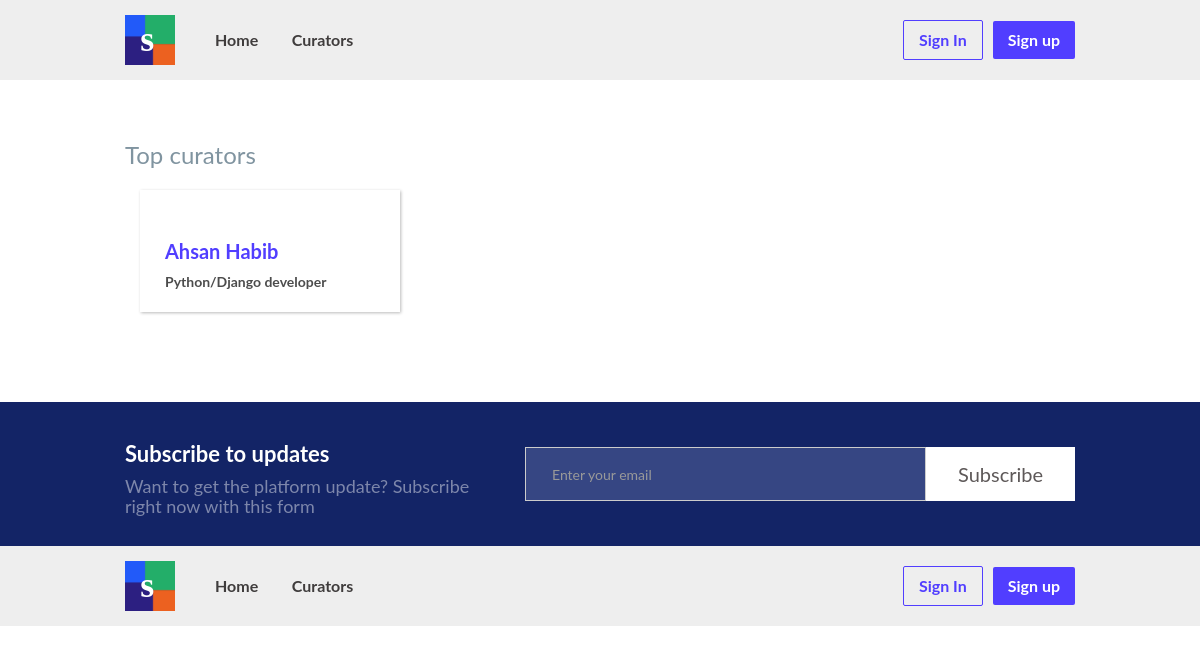
/curators/, run on an earlier commit of the app's database.
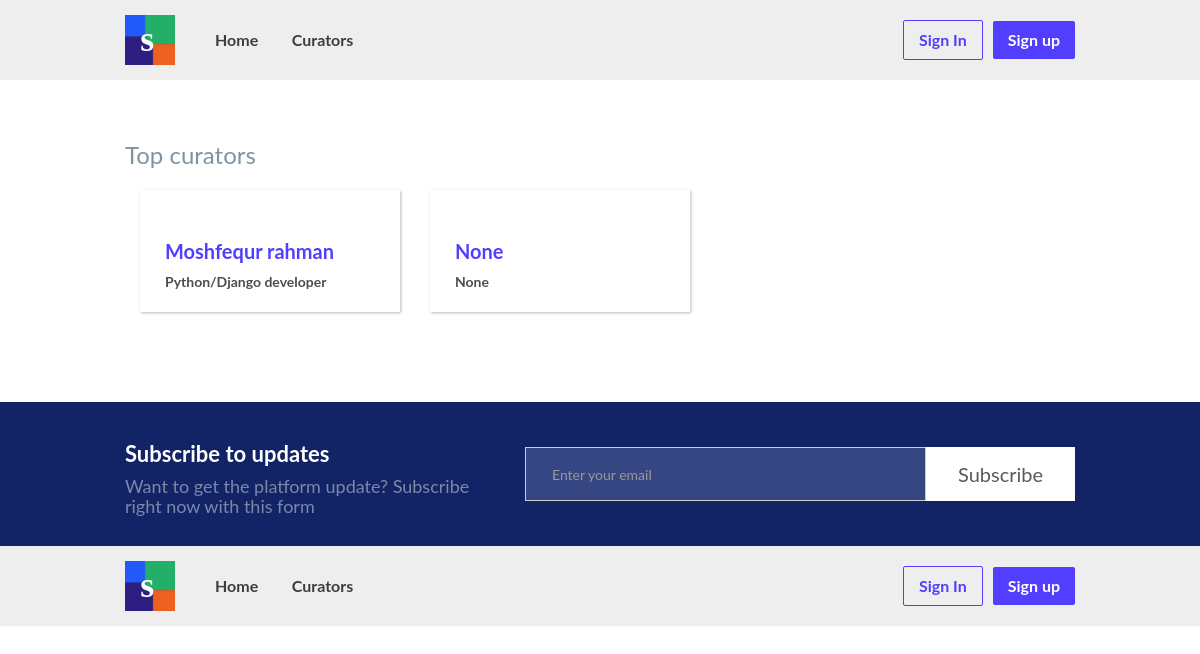
And on a later commit of the database.
### users/models.py (models this page shows, shortened)
class Profile(models.Model):
    user = models.OneToOneField(settings.AUTH_USER_MODEL, on_delete=models.CASCADE, related_name='profile')
    name = models.CharField(max_length=100, null=True, blank=True)
    email = models.EmailField(max_length=100, null=True, blank=True)
    designation = models.CharField(max_length=500, null=True, blank=True)
    bio = models.CharField(max_length=500, null=True, blank=True)
    source_bio = models.CharField(max_length=500, null=True, blank=True)
    image = models.ImageField(upload_to='profile_pics', blank=True)

### users/views.py (the view)
# urls.py: path('curators/', ProfileListView.as_view(), name='curators'),
class ProfileListView(ListView):
    model = Profile
    context_object_name = 'curators_list'
    template_name = 'users/curators_list.html'

### templates/users/curators_list.html (shortened to what this page needs)
{% extends 'base.html' %}
{% block content %}
    {% include 'curators.html' %}
    {% include 'subscribe.html' %}
{% endblock %}

### templates/curators.html (shortened to what this page needs)
{% load static %}
  <div class="wrap">
    <div class="tags-row">
      <h3 class="tag-title">Top curators</h3>
      <div class="tags-block curators">
          {% for curator in curators_list %}
              <a href="{% url 'users:profile' curator.pk %}" class="curator_link_blog w-inline-block">
                  <h1 class="curator-name">{{ curator.name }}</h1>
                  <p class="curator-bio">{{ curator.bio }}<br></p>
              </a>
          {% endfor %}
      </div>
    </div>
  </div>

What changed in the data, as far as the page shows it:
changed Profile "Python/Django developer": name "Ahsan Habib" → "Moshfequr rahman"
added Profile: name "None", bio "None"
